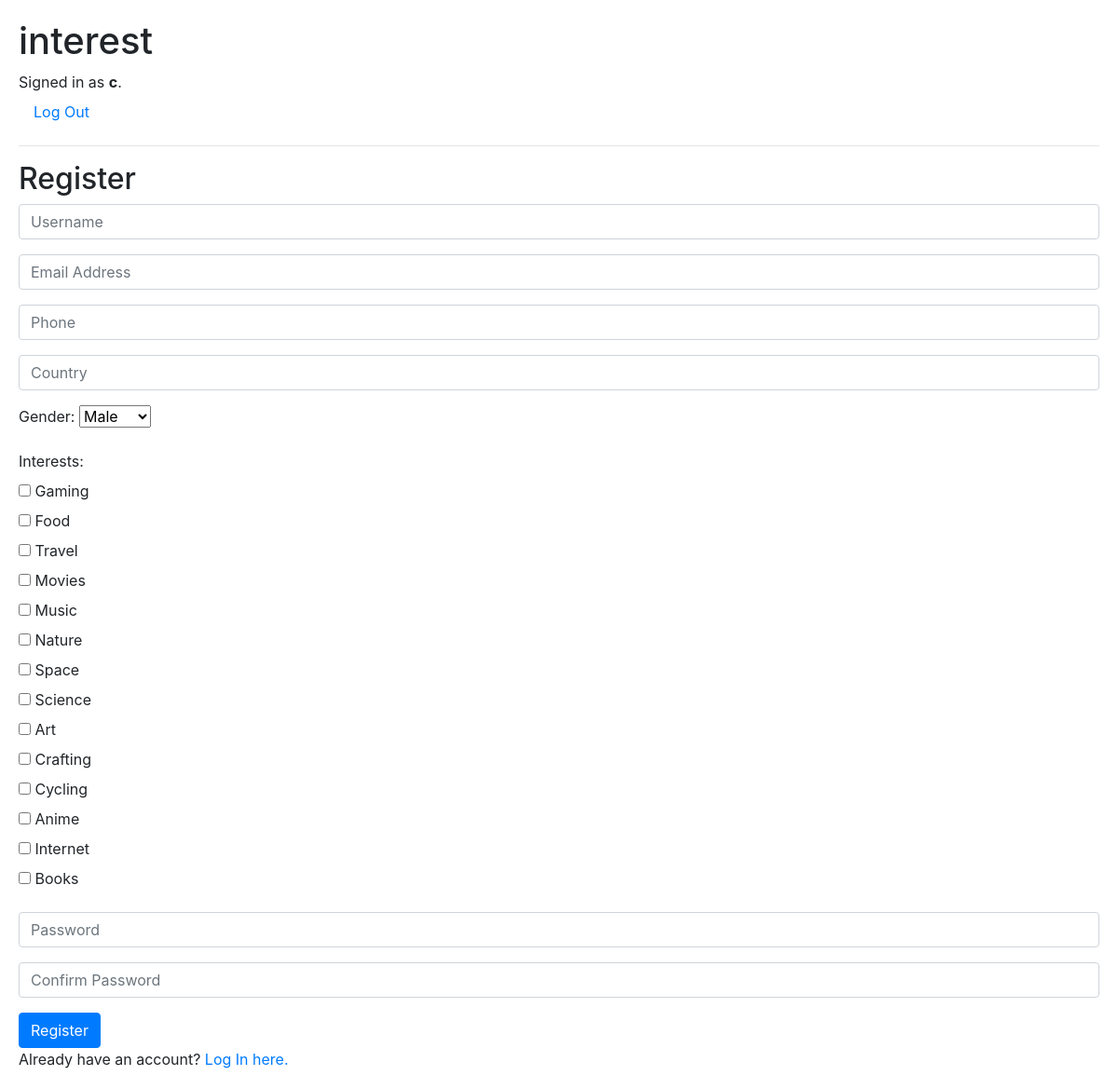
Screenshot of /interest/register/ (signed in) with the database file from the repository.
### core/models.py (models this page shows)
class User(AbstractUser):
    GENDER_CHOICES = [
        ('M', "Male"),
        ('F', "Female"),
        ('O', "Others"),
    ]
    email = models.EmailField(max_length=64, unique=True)
    phone = models.CharField(max_length=15, unique=True)
    gender = models.CharField(max_length=1, choices=GENDER_CHOICES)
    country = models.CharField(max_length=64)
    interests = models.ManyToManyField(Interest)

class Interest(models.Model):
    name = models.CharField(max_length=32)
    def __str__(self):
        return f"{self.name}"

### core/views.py (the view, shortened to what this page needs)
# urls.py: path("register/", views.register, name="register"),
def register(request):
    interests_list = Interest.objects.all()
    return render(request, "interest/register.html", {"interests_list":interests_list})

### core/templates/interest/register.html (shortened to what this page needs)
{% extends "interest/layout.html" %}
{% block body %}
    <h2>Register</h2>
    <form action="{% url 'register' %}" method="post">
        <div class="form-group">
            <input class="form-control" autofocus type="text" name="username" placeholder="Username">
        </div>
        <div class="form-group">
            <input class="form-control" type="email" name="email" placeholder="Email Address">
        </div>
        <div class="form-group">
            <input class="form-control" type="text" name="phone" placeholder="Phone">
        </div>
        <div class="form-group">
            <input class="form-control" type="text" name="country" placeholder="Country">
        </div>
        <div class="form-group">
            <label for="id_gender">Gender:</label>
            <select id="id_gender" name="gender">
                <option value="M">Male</option>
            </select><br>
        </div>
        <div class="form-group">
            <label for="interest">Interests:</label><br>
            {% for interest in interests_list %}
                <input type="checkbox" id="{{interest}}" name="interests[]" value="{{interest}}">
                <label for="{{ interest }}">{{ interest }}</label><br>
            {% endfor %}
        </div>
        <div class="form-group">
            <input class="form-control" type="password" name="password" placeholder="Password">
        </div>
        <div class="form-group">
            <input class="form-control" type="password" name="confirmation" placeholder="Confirm Password">
        </div>
        <input class="btn btn-primary" type="submit" value="Register">
    </form>
    Already have an account? <a href="{% url 'login' %}">Log In here.</a>
{% endblock %}

### core/templates/interest/layout.html (shortened to what this page needs)
{% load static %}
<!DOCTYPE html>
<html lang="en">
    <head>
        <link rel="stylesheet" href="https://stackpath.bootstrapcdn.com/bootstrap/4.4.1/css/bootstrap.min.css">
        <link href="{% static 'interest/styles.css' %}" rel="stylesheet">
    </head>
    <body>
        <h1>interest</h1>
        <div>
            {% if user.is_authenticated %}
                Signed in as <strong>{{ user.username }}</strong>.
            {% else %}
                Not signed in.
            {% endif %}
        </div>
        <ul class="nav">
            {% if user.is_authenticated %}
                <li class="nav-item">
                    <a class="nav-link" href="{% url 'logout' %}">Log Out</a>
                </li>
            {% endif %}
        </ul>
        <hr>
        {% block body %}
        {% endblock %}
    </body>
</html>

### core/static/interest/styles.css (style rules this page uses)
body { padding: 20px; }

### rows the page displays
User: username "c"
Interest: name "Gaming"
Interest: name "Food"
Interest: name "Travel"
Interest: name "Movies"
Interest: name "Music"
Interest: name "Nature"
Interest: name "Space"
Interest: name "Science"
Interest: name "Art"
Interest: name "Crafting"
Interest: name "Cycling"
Interest: name "Anime"
Interest: name "Internet"
Interest: name "Books"
